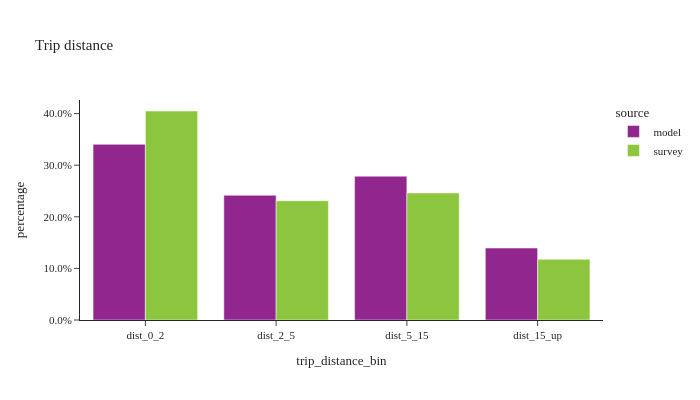

Notebook source saved alongside this figure:
### Code cell
util.plot_share_barchart(trip_data, 'trip_weight', 'trip_distance_bin', title="Trip distance")

### Figure 1 — Plotly figure (JSON) as saved in the notebook; plotly's stock layout.template omitted (floating-point values rounded to 4 significant figures)
{"data": [{"alignmentgroup": "True", "customdata": [[4367000.0, 4367000.0], [3099000.0, 3099000.0], [3574000.0, 3574000.0], [1789000.0, 1789000.0]], "hovertemplate": "source=model<br>trip_distance_bin=%{x}<br>percentage=%{y}<br>weighted_sum=%{customdata[0]}<br>sample_size=%{customdata[1]}<extra></extra>", "legendgroup": "model", "marker": {"color": "#91268F", "pattern": {"shape": ""}}, "name": "model", "offsetgroup": "model", "orientation": "v", "showlegend": true, "textposition": "auto", "type": "bar", "x": ["dist_0_2", "dist_2_5", "dist_5_15", "dist_15_up"], "xaxis": "x", "y": [0.3404, 0.2416, 0.2786, 0.1394], "yaxis": "y"}, {"alignmentgroup": "True", "customdata": [[6503000.0, 18500.0], [3711000.0, 9080.0], [3955000.0, 7853.0], [1887000.0, 3289.0]], "hovertemplate": "source=survey<br>trip_distance_bin=%{x}<br>percentage=%{y}<br>weighted_sum=%{customdata[0]}<br>sample_size=%{customdata[1]}<extra></extra>", "legendgroup": "survey", "marker": {"color": "#8CC63E", "pattern": {"shape": ""}}, "name": "survey", "offsetgroup": "survey", "orientation": "v", "showlegend": true, "textposition": "auto", "type": "bar", "x": ["dist_0_2", "dist_2_5", "dist_5_15", "dist_15_up"], "xaxis": "x", "y": [0.405, 0.2311, 0.2463, 0.1175], "yaxis": "y"}], "layout": {"barmode": "group", "height": 400, "legend": {"title": {"text": "source"}, "tracegroupgap": 0}, "title": {"text": "Trip distance"}, "width": 700, "xaxis": {"anchor": "y", "domain": [0, 1], "title": {"text": "trip_distance_bin"}}, "yaxis": {"anchor": "x", "domain": [0, 1], "tickformat": ".1%", "title": {"text": "percentage"}}}}
